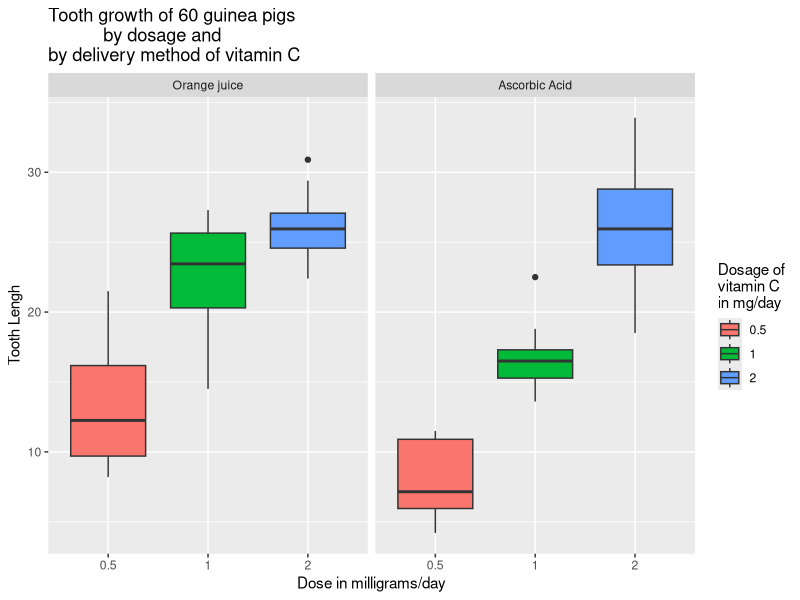
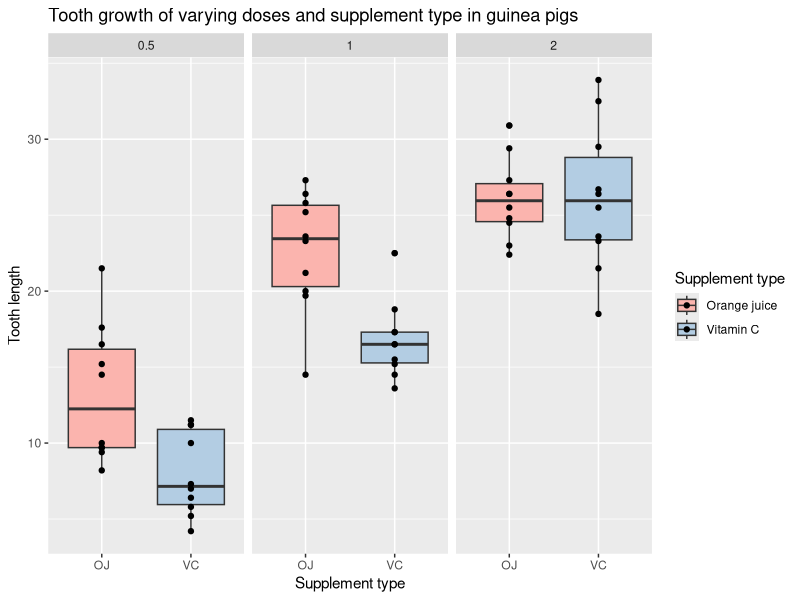

Source code (R) for these figures, in order: (Note: this script raises an error after producing the figures.)
## ---- chunk 1

## ---- chunk 2
data("ToothGrowth")

library(dplyr)
library(datasets)
data(ToothGrowth)
library(ggplot2)
library(cowplot)
## ---- chunk 3
ToothGrowth %>% group_by(supp, dose) %>%
                summarise(meanLength = mean(len), medianLength = median(len), sdLength = sd(len))
## ---- chunk 4
summary(ToothGrowth)
## ---- chunk 5
head(ToothGrowth)
## ---- chunk 6
ggplot(ToothGrowth, aes(factor(dose), len, fill = factor(dose))) +
      geom_boxplot() +
      # facet_grid(.~supp)+
      facet_grid(.~supp, labeller = as_labeller(
            c("OJ" = "Orange juice", 
              "VC" = "Ascorbic Acid"))) +
      labs(title = "Tooth growth of 60 guinea pigs 
           by dosage and\nby delivery method of vitamin C",
           x = "Dose in milligrams/day", 
           y = "Tooth Lengh") +
      scale_fill_discrete(name = "Dosage of\nvitamin C\nin mg/day")
## ---- chunk 7
ggplot(data = ToothGrowth, aes(x = supp, y = len, fill = supp)) +
        geom_boxplot() +
        geom_point() +
        facet_grid(. ~ dose) +
        xlab('Supplement type') +
        ylab('Tooth length') +
        ggtitle('Tooth growth of varying doses and supplement type in guinea pigs') +
        scale_fill_brewer(palette = 'Pastel1',
                          labels = c('Orange juice', 'Vitamin C'),
                          name = 'Supplement type')
## ---- chunk 8
low_dose <- ToothGrowth[ToothGrowth$dose == 0.5, ]
mid_dose <- ToothGrowth[ToothGrowth$dose == 1, ]
h_dose <- ToothGrowth[ToothGrowth$dose == 2, ]
## ---- chunk 9
t.test(low_dose$len ~ low_dose$supp, alternative = 'two.sided', paired = F, var.equal = F)$p.value
## ---- chunk 10
t.test(mid_dose$len ~ mid_dose$supp, 
       alternative = 'two.sided', paired = F, var.equal = F, conf.level = 0.95)$p.value
## ---- chunk 11
t.test(h_dose$len ~ h_dose$supp, 
       alternative = 'two.sided', paired = F, var.equal = F, conf.level = 0.95)$p.value
## ---- chunk 12
orange_j <- ToothGrowth[ToothGrowth$supp == 'OJ', ]
orange_j_lm <- orange_j[orange_j$dose <= 1, ]
orange_j_lh <- orange_j[orange_j$dose != 1, ]
orange_j_mh <- orange_j[orange_j$dose >= 1, ]


vitamin_c <- ToothGrowth[ToothGrowth$supp == 'VC', ]
vitamin_c_lm <- vitamin_c[vitamin_c$dose <= 1, ]
vitamin_c_lh <- vitamin_c[vitamin_c$dose != 1, ]
vitamin_c_mh <- vitamin_c[vitamin_c$dose >= 1, ]
## ---- chunk 13
orange_j_lm_p <- t.test(orange_j_lm$len ~ orange_j_lm$dose, alternative = 'two.sided', paired = F, var.equal = F)$p.value

orange_j_lh_p <- t.test(orange_j_lh$len ~ orange_j_lh$dose, alternative = 'two.sided', paired = F, var.equal = F)$p.value

orange_j_mh_p <- t.test(orange_j_mh$len ~ orange_j_mh$dose, alternative = 'two.sided', paired = F, var.equal = F)$p.value

data.frame(comparisons = c('0.5 vs 1', '0.5 vs 2', '1 vs 2'),
           pvalue = c(orange_j_lm_p, orange_j_lh_p, orange_j_mh_p),
           bonferroni = p.adjust(c(orange_j_lm_p, orange_j_lh_p, orange_j_mh_p), method = 'bonferroni'))
## ---- chunk 14
lowvc_lm_p <- t.test(vitamin_c_lm$len ~ vitamin_c_lm$dose, alternative = 'two.sided', 
                  paired = F, var.equal = F, conf.level = 0.95)$p.value
## ---- chunk 15
lowvc_lh_p <- t.test(vitamin_c_lh$len ~ vitamin_c_lh$dose, alternative = 'two.sided',
                  paired = F, var.equal = F, conf.level = 0.95)$p.value
## ---- chunk 16
lowvc_mh_p <- t.test(vitamin_c_mh$len ~ vitamin_c_mh$dose, alternative = 'two.sided',
                  paired = F, var.equal = F, conf.level = 0.95)$p.value
## ---- chunk 17
data.frame(comparisons = c('0.5 vs 1', '0.5 vs 2', '1 vs 2'),
           pvalue = c(lowvc_lm_p, lowvc_lh_p, lowvc_mh_p),
           bonferroni = p.adjust(c(lowvc_lm_p, lowvc_lh_p, lowvc_mh_p), method = 'bonferroni'))
